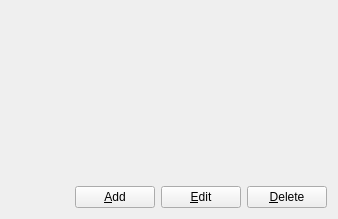
<ui version="4.0" >
 <class>MenuConfigBase</class>
 <widget class="QWidget" name="MenuConfigBase" >
  <property name="geometry" >
   <rect>
    <x>0</x>
    <y>0</y>
    <width>338</width>
    <height>219</height>
   </rect>
  </property>
  <property name="windowTitle" >
   <string>Form1</string>
  </property>
  <layout class="QVBoxLayout" >
   <property name="margin" >
    <number>11</number>
   </property>
   <property name="spacing" >
    <number>6</number>
   </property>
   <item>
    <widget class="ListView" native="1" name="lstMenu" />
   </item>
   <item>
    <layout class="QHBoxLayout" >
     <property name="margin" >
      <number>0</number>
     </property>
     <property name="spacing" >
      <number>6</number>
     </property>
     <item>
      <spacer>
       <property name="orientation" >
        <enum>Qt::Horizontal</enum>
       </property>
       <property name="sizeType" >
        <enum>QSizePolicy::Expanding</enum>
       </property>
       <property name="sizeHint" >
        <size>
         <width>20</width>
         <height>20</height>
        </size>
       </property>
      </spacer>
     </item>
     <item>
      <widget class="QPushButton" name="btnAdd" >
       <property name="text" >
        <string>&amp;Add</string>
       </property>
      </widget>
     </item>
     <item>
      <widget class="QPushButton" name="btnEdit" >
       <property name="text" >
        <string>&amp;Edit</string>
       </property>
      </widget>
     </item>
     <item>
      <widget class="QPushButton" name="btnRemove" >
       <property name="text" >
        <string>&amp;Delete</string>
       </property>
      </widget>
     </item>
    </layout>
   </item>
  </layout>
 </widget>
 <customwidgets>
  <customwidget>
   <class>ListView</class>
   <extends>QWidget</extends>
   <header>listview.h</header>
  </customwidget>
 </customwidgets>
 <resources/>
 <connections/>
</ui>
